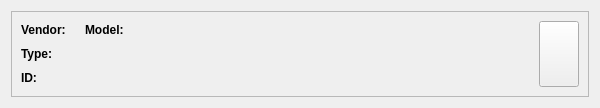
<?xml version="1.0" encoding="UTF-8"?>
<ui version="4.0">
 <class>DeviceElement</class>
 <widget class="QWidget" name="DeviceElement">
  <property name="geometry">
   <rect>
    <x>0</x>
    <y>0</y>
    <width>600</width>
    <height>108</height>
   </rect>
  </property>
  <property name="sizePolicy">
   <sizepolicy hsizetype="Preferred" vsizetype="Fixed">
    <horstretch>0</horstretch>
    <verstretch>0</verstretch>
   </sizepolicy>
  </property>
  <property name="windowTitle">
   <string>Form</string>
  </property>
  <layout class="QHBoxLayout" name="horizontalLayout">
   <item>
    <widget class="QFrame" name="frame">
     <property name="frameShape">
      <enum>QFrame::StyledPanel</enum>
     </property>
     <property name="frameShadow">
      <enum>QFrame::Raised</enum>
     </property>
     <layout class="QHBoxLayout" name="horizontalLayout_2">
      <item>
       <layout class="QGridLayout" name="gridLayout">
        <item row="0" column="0">
         <widget class="QLabel" name="l1">
          <property name="text">
           <string>&lt;html&gt;&lt;head/&gt;&lt;body&gt;&lt;p&gt;&lt;span style=&quot; font-weight:600;&quot;&gt;Vendor:&lt;/span&gt;&lt;/p&gt;&lt;/body&gt;&lt;/html&gt;</string>
          </property>
          <property name="textFormat">
           <enum>Qt::RichText</enum>
          </property>
         </widget>
        </item>
        <item row="0" column="2">
         <widget class="QLabel" name="l3">
          <property name="text">
           <string>&lt;html&gt;&lt;head/&gt;&lt;body&gt;&lt;p&gt;&lt;span style=&quot; font-weight:600;&quot;&gt;Model:&lt;/span&gt;&lt;/p&gt;&lt;/body&gt;&lt;/html&gt;</string>
          </property>
          <property name="textFormat">
           <enum>Qt::RichText</enum>
          </property>
         </widget>
        </item>
        <item row="2" column="0">
         <widget class="QLabel" name="l2">
          <property name="text">
           <string>&lt;html&gt;&lt;head/&gt;&lt;body&gt;&lt;p&gt;&lt;span style=&quot; font-weight:600;&quot;&gt;ID:&lt;/span&gt;&lt;/p&gt;&lt;/body&gt;&lt;/html&gt;</string>
          </property>
          <property name="textFormat">
           <enum>Qt::RichText</enum>
          </property>
         </widget>
        </item>
        <item row="1" column="1" colspan="3">
         <widget class="QLabel" name="type"/>
        </item>
        <item row="1" column="0">
         <widget class="QLabel" name="l4">
          <property name="text">
           <string>&lt;html&gt;&lt;head/&gt;&lt;body&gt;&lt;p&gt;&lt;span style=&quot; font-weight:600;&quot;&gt;Type:&lt;/span&gt;&lt;/p&gt;&lt;/body&gt;&lt;/html&gt;</string>
          </property>
          <property name="textFormat">
           <enum>Qt::RichText</enum>
          </property>
         </widget>
        </item>
        <item row="0" column="3">
         <widget class="QLabel" name="model"/>
        </item>
        <item row="2" column="1" colspan="3">
         <widget class="QLabel" name="id"/>
        </item>
        <item row="0" column="1">
         <widget class="QLabel" name="vendor"/>
        </item>
       </layout>
      </item>
      <item>
       <spacer name="horizontalSpacer">
        <property name="orientation">
         <enum>Qt::Horizontal</enum>
        </property>
        <property name="sizeHint" stdset="0">
         <size>
          <width>40</width>
          <height>20</height>
         </size>
        </property>
       </spacer>
      </item>
      <item>
       <widget class="QPushButton" name="mainBtn">
        <property name="sizePolicy">
         <sizepolicy hsizetype="Minimum" vsizetype="Expanding">
          <horstretch>0</horstretch>
          <verstretch>0</verstretch>
         </sizepolicy>
        </property>
        <property name="toolTip">
         <string>Use this scanner</string>
        </property>
        <property name="text">
         <string/>
        </property>
        <property name="icon">
         <iconset theme="media-playback-start">
          <normaloff>.</normaloff>.</iconset>
        </property>
        <property name="iconSize">
         <size>
          <width>64</width>
          <height>64</height>
         </size>
        </property>
        <property name="flat">
         <bool>false</bool>
        </property>
       </widget>
      </item>
     </layout>
    </widget>
   </item>
  </layout>
 </widget>
 <resources/>
 <connections>
  <connection>
   <sender>mainBtn</sender>
   <signal>clicked()</signal>
   <receiver>DeviceElement</receiver>
   <slot>thisElementSelected()</slot>
   <hints>
    <hint type="sourcelabel">
     <x>546</x>
     <y>53</y>
    </hint>
    <hint type="destinationlabel">
     <x>299</x>
     <y>53</y>
    </hint>
   </hints>
  </connection>
 </connections>
 <slots>
  <slot>thisElementSelected()</slot>
 </slots>
</ui>
